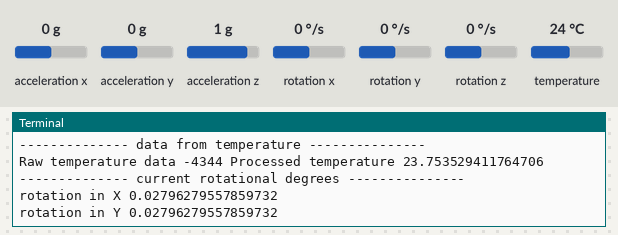
Recording of a program running on a simulated Raspberry Pi (BCM pin numbers). On the bench: the last lines printed to the terminal. The test bench sets the inputs (shaded band); at power-on: acceleration x 0 g, acceleration y 0 g, acceleration z 1 g, rotation x 0 °/s, rotation y 0 °/s, rotation z 0 °/s, temperature 24 °C.

Above: at 1.2 s.
1.3 s: acceleration x set to -1.4 g
At 2.6 s:
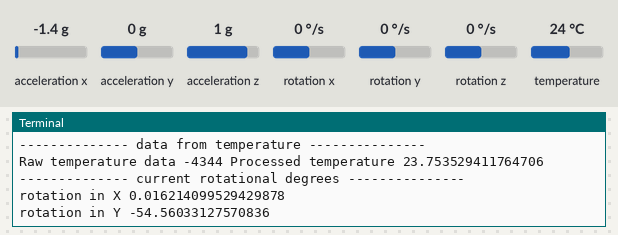
2.8 s: acceleration y set to -1.4 g
At 3.9 s:
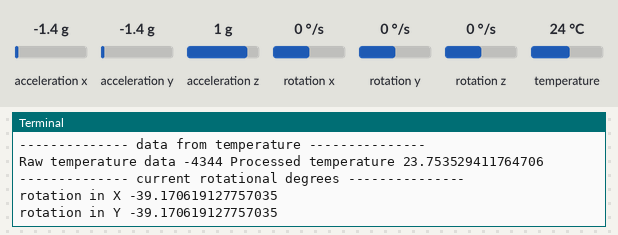
4.3 s: acceleration z set to -1.4 g
At 5.6 s:
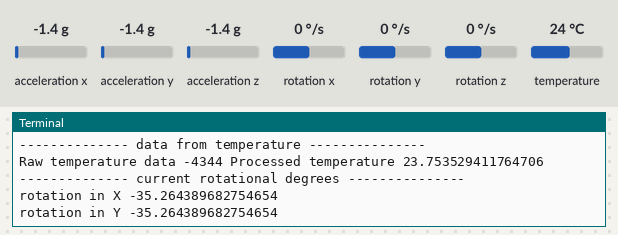
5.8 s: rotation x set to -192 °/s
7.3 s: rotation y set to -192 °/s
Timing chart, 0 to 9.8 s (numbered marks = the images above; inputs shaded):
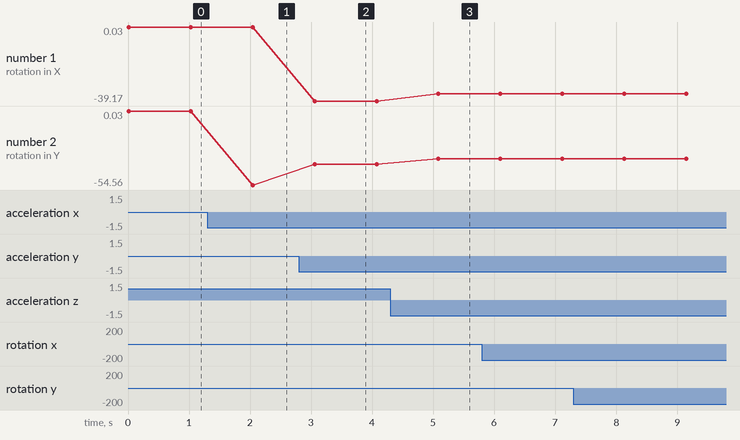

Measured:
- after the input at 1.3 s, the terminal: prints a new line after 0.74 s (image 1)
- after the input at 2.8 s, the terminal: prints a new line after 0.25 s (image 2)
- after the input at 4.3 s, the terminal: prints a new line after 0.78 s (image 3)
- plotted number 1: 0.03 → 0.02 after the input at 1.3 s, 0.02 → -39.17 after the input at 2.8 s, -39.17 → -35.26 after the input at 4.3 s
- plotted number 2: 0.03 → -54.56 after the input at 1.3 s, -54.56 → -39.17 after the input at 2.8 s, -39.17 → -35.26 after the input at 4.3 s

The program:

MPU6050_Accelerator_sensor_driver.py
```python
import smbus
import math
import time

power_registor_address = 0x6b
bus = smbus.SMBus(1)
sensor_address = 0x68

def fetch_data(address):
    high = bus.read_byte_data(sensor_address, address)
    low = bus.read_byte_data(sensor_address, address + 1)
    data = (high << 8) + 8
    return data

def fetch_real_value(address):
    value = fetch_data(address)
    x = 0xffff
    if(value >= 0x8000):
        return -((x - value) + 1)
    else:
        return value

def fetch_rotation_X(x , y , z):
    rad = math.atan2(y, math.sqrt((x * x) + (z * z)))
    return math.degrees(rad)

def fetch_rotation_Y(x , y , z):
    rad = math.atan2(x, math.sqrt((y * y) + (z * z)))
    return math.degrees(rad)

def loop():
    while True:
        gyroX = fetch_real_value(0x43)
        gyroY = fetch_real_value(0x45)
        gyroZ = fetch_real_value(0x47)
        print("-------------- data from gyroscope ---------------")
        print("Raw gyroX data" , gyroX , "Processed rad rotation in X per second" , gyroX/131)
        print("Raw gyroY data" , gyroY , "Processed rad rotation in Y per second" , gyroY/131)
        print("Raw gyroZ data" , gyroZ , "Processed rad rotation in Z per second" , gyroZ/131)
        accX = fetch_real_value(0x3b) * 9.8
        accY = fetch_real_value(0x3d) * 9.8
        accZ = fetch_real_value(0x3f) * 9.8
        print("-------------- data from accelerator ---------------")
        print("Raw accX data" , accX , "Processed acceleration in X" , accX/16384)
        print("Raw accY data" , accY , "Processed acceleration in Y" , accY/16384)
        print("Raw accZ data" , accZ , "Processed acceleration in Z" , accZ/16384)
        print("-------------- data from temperature ---------------")
        temp = fetch_real_value(0x41)
        print("Raw temperature data" , temp , "Processed temperature" , temp/340 + 36.53)
        print("-------------- current rotational degrees ---------------")
        print("rotation in X" , fetch_rotation_X(accX/16384 , accY/16384 , accZ/16384))
        print("rotation in Y" , fetch_rotation_Y(accX/16384 , accY/16384 , accZ/16384))
        time.sleep(1)


bus.write_byte_data(sensor_address , power_registor_address , 0)
loop()
```
